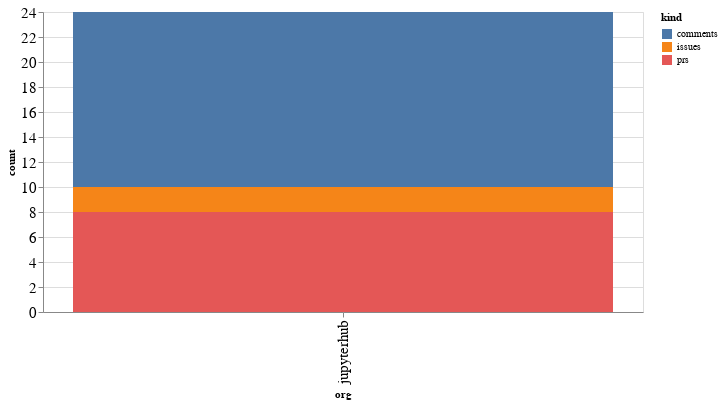

Notebook code cell kept with this figure:
### Code cell
alt.Chart(org_summaries, width=600).mark_bar().encode(
    x='org',
    y='count',
    color='kind',
    tooltip="org"
)

### Figure 1 — Vega-Lite specification as saved in the notebook (floating-point values rounded to 4 significant figures)
{"config": {"axisLeft": {"labelFontSize": 15}, "axisBottom": {"labelFontSize": 15}}, "data": {"name": "data-a1ec403fb94025714efc230d617d3f77"}, "mark": "bar", "encoding": {"color": {"type": "nominal", "field": "kind"}, "tooltip": {"type": "nominal", "field": "org"}, "x": {"type": "nominal", "field": "org"}, "y": {"type": "quantitative", "field": "count"}}, "width": 600, "$schema": "https://vega.github.io/schema/vega-lite/v4.8.1.json", "datasets": {"data-a1ec403fb94025714efc230d617d3f77": [{"org": "jupyterhub", "kind": "comments", "count": 14}, {"org": "jupyterhub", "kind": "issues", "count": 2}, {"org": "jupyterhub", "kind": "prs", "count": 8}]}}
